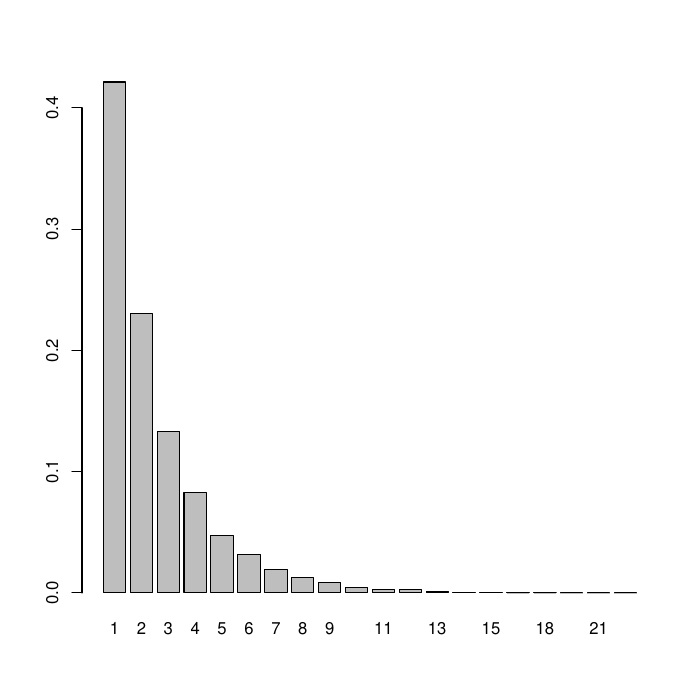

This chart was generated by the following R code:

getComposed <- function(times){
	ans <- NULL
	for(i in 1 : times) {
		a = runif(1)
		if(a < 0.5) {
			u = runif(1)
			ans <- c(ans, floor(log(u) / log(1 - 1/2)) + 1)
		} else { 
			u = runif(1)
			ans <- c(ans, floor(log(u) / log(1 - 1/3)) + 1)
		}
	}
	return(ans)
}

pdf("Problema1.pdf")

n <- 10000

xx <- getComposed(n)

barplot(table(xx) / n)
